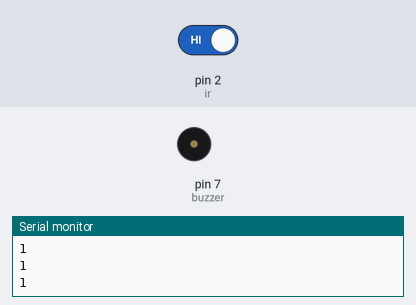
This sketch was run on a simulated Arduino Uno, built with avr-gcc and run on an emulated ATmega328P. Shown: buzzer (waves = sounding, pin HIGH), the last lines printed to the serial monitor. The inputs (shaded band) are chosen by the test bench; at power-on: pin 2 (ir) HIGH.

Above: at 1.2 s.
1.3 s: pin 2 (ir) driven LOW
At 1.7 s:
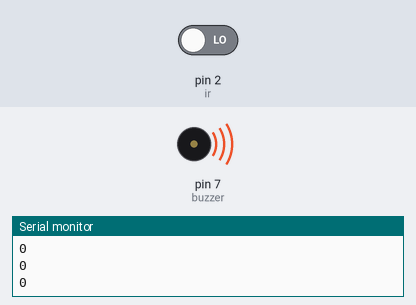
2.8 s: pin 2 (ir) driven HIGH
At 4.1 s:
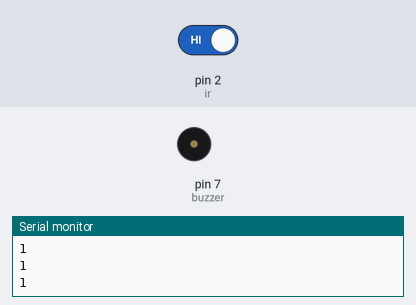
Timing chart, 0 to 5.8 s (numbered marks = the images above; inputs shaded):
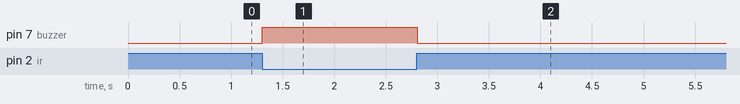

The sketch:

buzzer.ino
```cpp
#define ir 2
#define buzzer 7
int x=0;
void out(){
  digitalWrite(buzzer,HIGH);
}
void setup() {
  // put your setup code here, to run once:
pinMode(ir,INPUT);
pinMode(buzzer,OUTPUT);
Serial.begin(9600);
}

void loop() {
  x=digitalRead(ir);
  if (x==0){
    out();
  }
  if(x>0){
    digitalWrite(buzzer,LOW);
  }


  else if(digitalRead(ir)==1){
  digitalWrite(buzzer,LOW);
  }
Serial.println(digitalRead(ir));
delay(100);
}
```

Measured:
- after the input at 1.3 s, pin 7 (buzzer): LOW → HIGH at once
- after the input at 2.8 s, pin 7 (buzzer): HIGH → LOW at once
